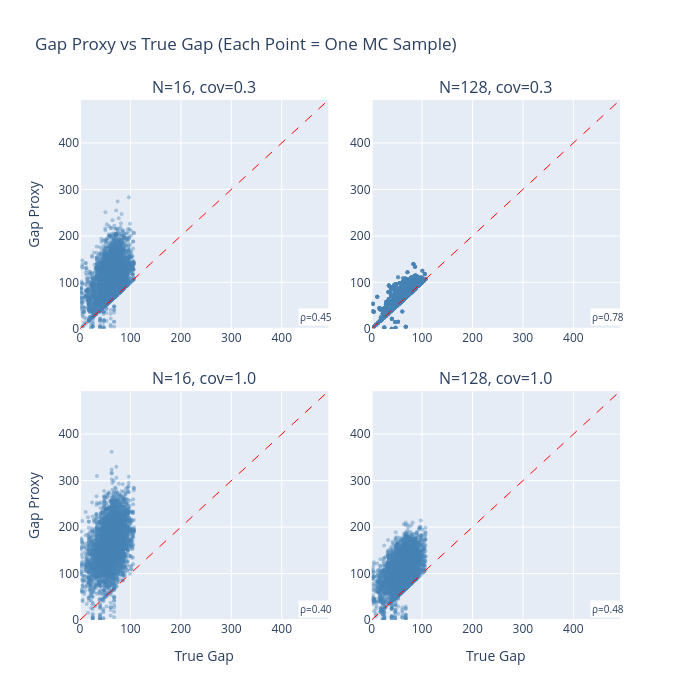

Here is the notebook cell this chart was saved with:
### Code cell
# ==============================================================================
# Scatter Plot: Gap Proxy vs True Gap for Specific Configuration(s)
# ==============================================================================

# Configuration to visualize (can be single value or list)
PLOT_N_CLASSES = [16, 128]
PLOT_COVERAGE_FRAC = [0.3, 1.0]

# Convert to lists if single values
n_classes_list = [PLOT_N_CLASSES] if not isinstance(PLOT_N_CLASSES, list) else PLOT_N_CLASSES
coverage_list = [PLOT_COVERAGE_FRAC] if not isinstance(PLOT_COVERAGE_FRAC, list) else PLOT_COVERAGE_FRAC

n_rows = len(coverage_list)
n_cols = len(n_classes_list)

# Create subplot titles
subplot_titles = [
    f"N={nc}, cov={cov}" 
    for cov in coverage_list 
    for nc in n_classes_list
]

fig = make_subplots(
    rows=n_rows, cols=n_cols,
    subplot_titles=subplot_titles,
    horizontal_spacing=0.08,
    vertical_spacing=0.12,
)

# Determine global axis range for consistency
max_val = max(df_mc_raw["true_gap"].max(), df_mc_raw["gap_proxy"].max()) * 1.05

for row_idx, coverage_frac in enumerate(coverage_list):
    for col_idx, n_classes in enumerate(n_classes_list):
        # Filter data for this configuration
        mask = (df_mc_raw["n_classes"] == n_classes) & (
            np.isclose(df_mc_raw["coverage_frac"], coverage_frac, atol=0.01)
        )
        subset = df_mc_raw[mask]
        
        # Subsample if too many points
        if len(subset) > 5000:
            subset = subset.sample(n=5000, random_state=42)
        
        # Compute correlation
        corr, _ = stats.spearmanr(subset["true_gap"], subset["gap_proxy"])
        
        # Scatter plot
        fig.add_trace(
            go.Scatter(
                x=subset["true_gap"],
                y=subset["gap_proxy"],
                mode="markers",
                marker=dict(size=4, color="steelblue", opacity=0.4),
                showlegend=False,
                hovertemplate="Shot %{customdata}<br>True: %{x:.1f}<br>Proxy: %{y:.1f}<extra></extra>",
                customdata=subset["shot_id"],
            ),
            row=row_idx + 1,
            col=col_idx + 1,
        )
        
        # Diagonal line (perfect prediction)
        fig.add_trace(
            go.Scatter(
                x=[0, max_val],
                y=[0, max_val],
                mode="lines",
                line=dict(color="red", dash="dash", width=1),
                showlegend=False,
            ),
            row=row_idx + 1,
            col=col_idx + 1,
        )
        
        # Add correlation annotation
        fig.add_annotation(
            text=f"ρ={corr:.2f}",
            xref=f"x{row_idx * n_cols + col_idx + 1}" if row_idx * n_cols + col_idx > 0 else "x",
            yref=f"y{row_idx * n_cols + col_idx + 1}" if row_idx * n_cols + col_idx > 0 else "y",
            x=max_val * 0.95,
            y=max_val * 0.05,
            showarrow=False,
            font=dict(size=10),
            bgcolor="white",
        )
        
        # Set axis ranges
        fig.update_xaxes(range=[0, max_val], row=row_idx + 1, col=col_idx + 1)
        fig.update_yaxes(range=[0, max_val], row=row_idx + 1, col=col_idx + 1)

# Add axis labels only on edges
for col_idx in range(n_cols):
    fig.update_xaxes(title_text="True Gap", row=n_rows, col=col_idx + 1)
for row_idx in range(n_rows):
    fig.update_yaxes(title_text="Gap Proxy", row=row_idx + 1, col=1)

fig.update_layout(
    title="Gap Proxy vs True Gap (Each Point = One MC Sample)",
    height=350 * n_rows,
    width=350 * n_cols,
    showlegend=False,
)

fig.show()

### Figure 1 — Plotly figure (JSON) as saved in the notebook; plotly's stock layout.template omitted (floating-point values rounded to 4 significant figures; data arrays with more than 128 entries replaced by an {"elided": "..."} marker saying what was removed)
{"data": [{"customdata": {"elided": "5000 int values"}, "hovertemplate": "Shot %{customdata}<br>True: %{x:.1f}<br>Proxy: %{y:.1f}<extra></extra>", "marker": {"color": "steelblue", "opacity": 0.4, "size": 4}, "mode": "markers", "showlegend": false, "type": "scatter", "x": {"elided": "5000 float values"}, "xaxis": "x", "y": {"elided": "5000 float values"}, "yaxis": "y"}, {"line": {"color": "red", "dash": "dash", "width": 1}, "mode": "lines", "showlegend": false, "type": "scatter", "x": [0, 492.5], "xaxis": "x", "y": [0, 492.5], "yaxis": "y"}, {"customdata": {"elided": "5000 int values"}, "hovertemplate": "Shot %{customdata}<br>True: %{x:.1f}<br>Proxy: %{y:.1f}<extra></extra>", "marker": {"color": "steelblue", "opacity": 0.4, "size": 4}, "mode": "markers", "showlegend": false, "type": "scatter", "x": {"elided": "5000 float values"}, "xaxis": "x2", "y": {"elided": "5000 float values"}, "yaxis": "y2"}, {"line": {"color": "red", "dash": "dash", "width": 1}, "mode": "lines", "showlegend": false, "type": "scatter", "x": [0, 492.5], "xaxis": "x2", "y": [0, 492.5], "yaxis": "y2"}, {"customdata": {"elided": "5000 int values"}, "hovertemplate": "Shot %{customdata}<br>True: %{x:.1f}<br>Proxy: %{y:.1f}<extra></extra>", "marker": {"color": "steelblue", "opacity": 0.4, "size": 4}, "mode": "markers", "showlegend": false, "type": "scatter", "x": {"elided": "5000 float values"}, "xaxis": "x3", "y": {"elided": "5000 float values"}, "yaxis": "y3"}, {"line": {"color": "red", "dash": "dash", "width": 1}, "mode": "lines", "showlegend": false, "type": "scatter", "x": [0, 492.5], "xaxis": "x3", "y": [0, 492.5], "yaxis": "y3"}, {"customdata": {"elided": "5000 int values"}, "hovertemplate": "Shot %{customdata}<br>True: %{x:.1f}<br>Proxy: %{y:.1f}<extra></extra>", "marker": {"color": "steelblue", "opacity": 0.4, "size": 4}, "mode": "markers", "showlegend": false, "type": "scatter", "x": {"elided": "5000 float values"}, "xaxis": "x4", "y": {"elided": "5000 float values"}, "yaxis": "y4"}, {"line": {"color": "red", "dash": "dash", "width": 1}, "mode": "lines", "showlegend": false, "type": "scatter", "x": [0, 492.5], "xaxis": "x4", "y": [0, 492.5], "yaxis": "y4"}], "layout": {"annotations": [{"font": {"size": 16}, "showarrow": false, "text": "N=16, cov=0.3", "x": 0.23, "xanchor": "center", "xref": "paper", "y": 1, "yanchor": "bottom", "yref": "paper"}, {"font": {"size": 16}, "showarrow": false, "text": "N=128, cov=0.3", "x": 0.77, "xanchor": "center", "xref": "paper", "y": 1, "yanchor": "bottom", "yref": "paper"}, {"font": {"size": 16}, "showarrow": false, "text": "N=16, cov=1.0", "x": 0.23, "xanchor": "center", "xref": "paper", "y": 0.44, "yanchor": "bottom", "yref": "paper"}, {"font": {"size": 16}, "showarrow": false, "text": "N=128, cov=1.0", "x": 0.77, "xanchor": "center", "xref": "paper", "y": 0.44, "yanchor": "bottom", "yref": "paper"}, {"bgcolor": "white", "font": {"size": 10}, "showarrow": false, "text": "ρ=0.45", "x": 467.8, "xref": "x", "y": 24.62, "yref": "y"}, {"bgcolor": "white", "font": {"size": 10}, "showarrow": false, "text": "ρ=0.78", "x": 467.8, "xref": "x2", "y": 24.62, "yref": "y2"}, {"bgcolor": "white", "font": {"size": 10}, "showarrow": false, "text": "ρ=0.40", "x": 467.8, "xref": "x3", "y": 24.62, "yref": "y3"}, {"bgcolor": "white", "font": {"size": 10}, "showarrow": false, "text": "ρ=0.48", "x": 467.8, "xref": "x4", "y": 24.62, "yref": "y4"}], "height": 700, "showlegend": false, "title": {"text": "Gap Proxy vs True Gap (Each Point = One MC Sample)"}, "width": 700, "xaxis": {"anchor": "y", "domain": [0, 0.46], "range": [0, 492.5]}, "xaxis2": {"anchor": "y2", "domain": [0.54, 1], "range": [0, 492.5]}, "xaxis3": {"anchor": "y3", "domain": [0, 0.46], "range": [0, 492.5], "title": {"text": "True Gap"}}, "xaxis4": {"anchor": "y4", "domain": [0.54, 1], "range": [0, 492.5], "title": {"text": "True Gap"}}, "yaxis": {"anchor": "x", "domain": [0.56, 1], "range": [0, 492.5], "title": {"text": "Gap Proxy"}}, "yaxis2": {"anchor": "x2", "domain": [0.56, 1], "range": [0, 492.5]}, "yaxis3": {"anchor": "x3", "domain": [0, 0.44], "range": [0, 492.5], "title": {"text": "Gap Proxy"}}, "yaxis4": {"anchor": "x4", "domain": [0, 0.44], "range": [0, 492.5]}}}
